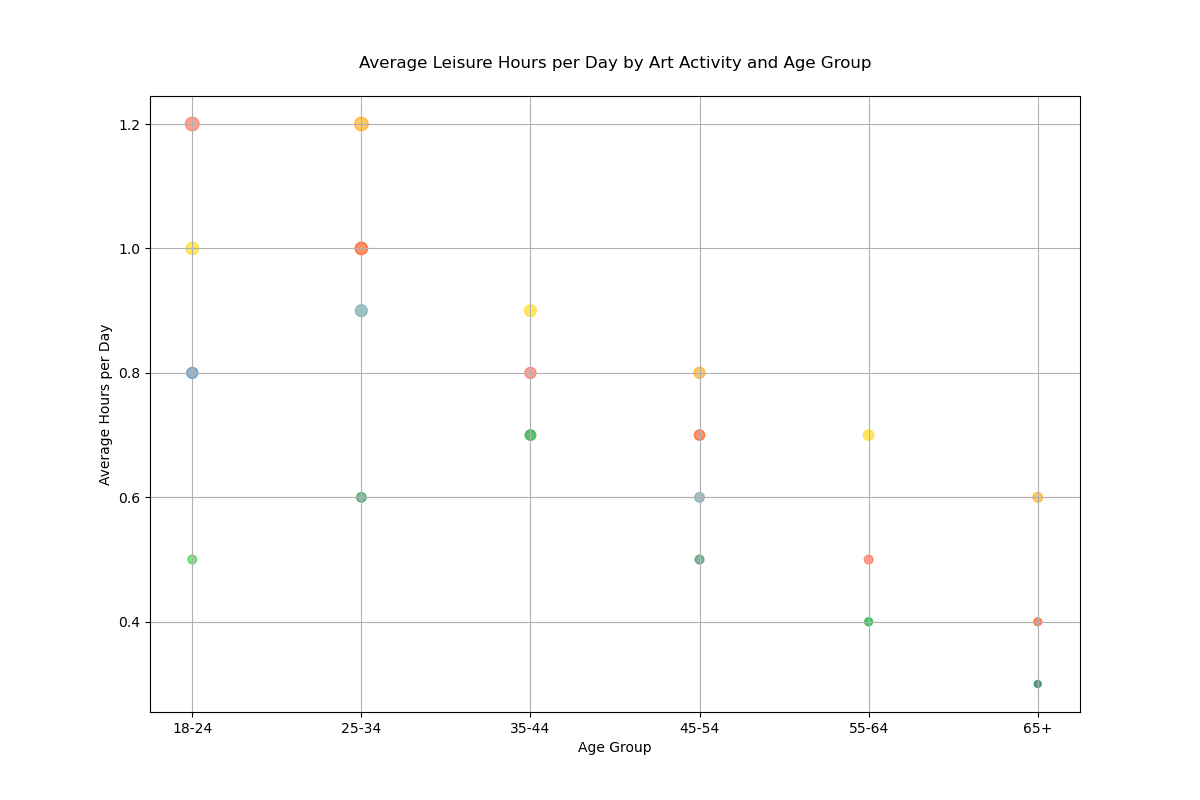

The script that drew this image:

import matplotlib.pyplot as plt

age_groups = ['18-24', '25-34', '35-44', '45-54', '55-64', '65+']
drawing = [1.2, 1.0, 0.8, 0.7, 0.5, 0.4]
painting = [0.8, 0.9, 0.7, 0.6, 0.4, 0.3]
sculpting = [0.5, 0.6, 0.7, 0.5, 0.4, 0.3]
photography = [1.0, 1.2, 0.9, 0.8, 0.7, 0.6]

bubble_sizes = [size * 80 for size in drawing + painting + sculpting + photography]

colors = [
    '#FF6347', '#FF4500', '#FF6347', '#FF4500', '#FF6347', '#FF4500',
    '#4682B4', '#5F9EA0', '#4682B4', '#5F9EA0', '#4682B4', '#5F9EA0',
    '#32CD32', '#2E8B57', '#32CD32', '#2E8B57', '#32CD32', '#2E8B57',
    '#FFD700', '#FFA500', '#FFD700', '#FFA500', '#FFD700', '#FFA500'
]

plt.figure(figsize=(12, 8))
plt.scatter(age_groups * 4, drawing + painting + sculpting + photography, s=bubble_sizes, c=colors, alpha=0.6)

plt.title('Average Leisure Hours per Day by Art Activity and Age Group', pad=20)
plt.xlabel('Age Group')
plt.ylabel('Average Hours per Day')

plt.grid(True)

plt.show()
